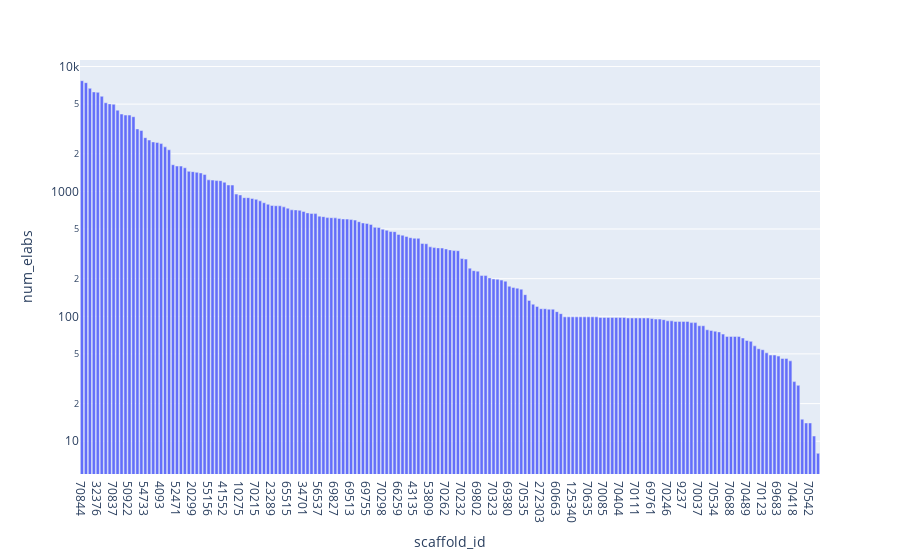

Notebook source saved alongside this figure:
### Code cell
fig = px.bar(df, x="scaffold_id", y="num_elabs", log_y=True)
fig.update_xaxes(type="category")
fig.update_xaxes(categoryorder="total descending")
fig

### Figure 1 — Plotly figure (JSON) as saved in the notebook; plotly's stock layout.template omitted (floating-point values rounded to 4 significant figures; data arrays with more than 128 entries replaced by an {"elided": "..."} marker saying what was removed)
{"data": [{"alignmentgroup": "True", "hovertemplate": "scaffold_id=%{x}<br>num_elabs=%{y}<extra></extra>", "legendgroup": "", "marker": {"color": "#636efa", "pattern": {"shape": ""}}, "name": "", "offsetgroup": "", "orientation": "v", "showlegend": false, "textposition": "auto", "type": "bar", "x": {"elided": "187 int values"}, "xaxis": "x", "y": {"elided": "187 int values"}, "yaxis": "y"}], "layout": {"barmode": "relative", "legend": {"tracegroupgap": 0}, "margin": {"t": 60}, "xaxis": {"anchor": "y", "categoryorder": "total descending", "domain": [0, 1], "title": {"text": "scaffold_id"}, "type": "category"}, "yaxis": {"anchor": "x", "domain": [0, 1], "title": {"text": "num_elabs"}, "type": "log"}}}
